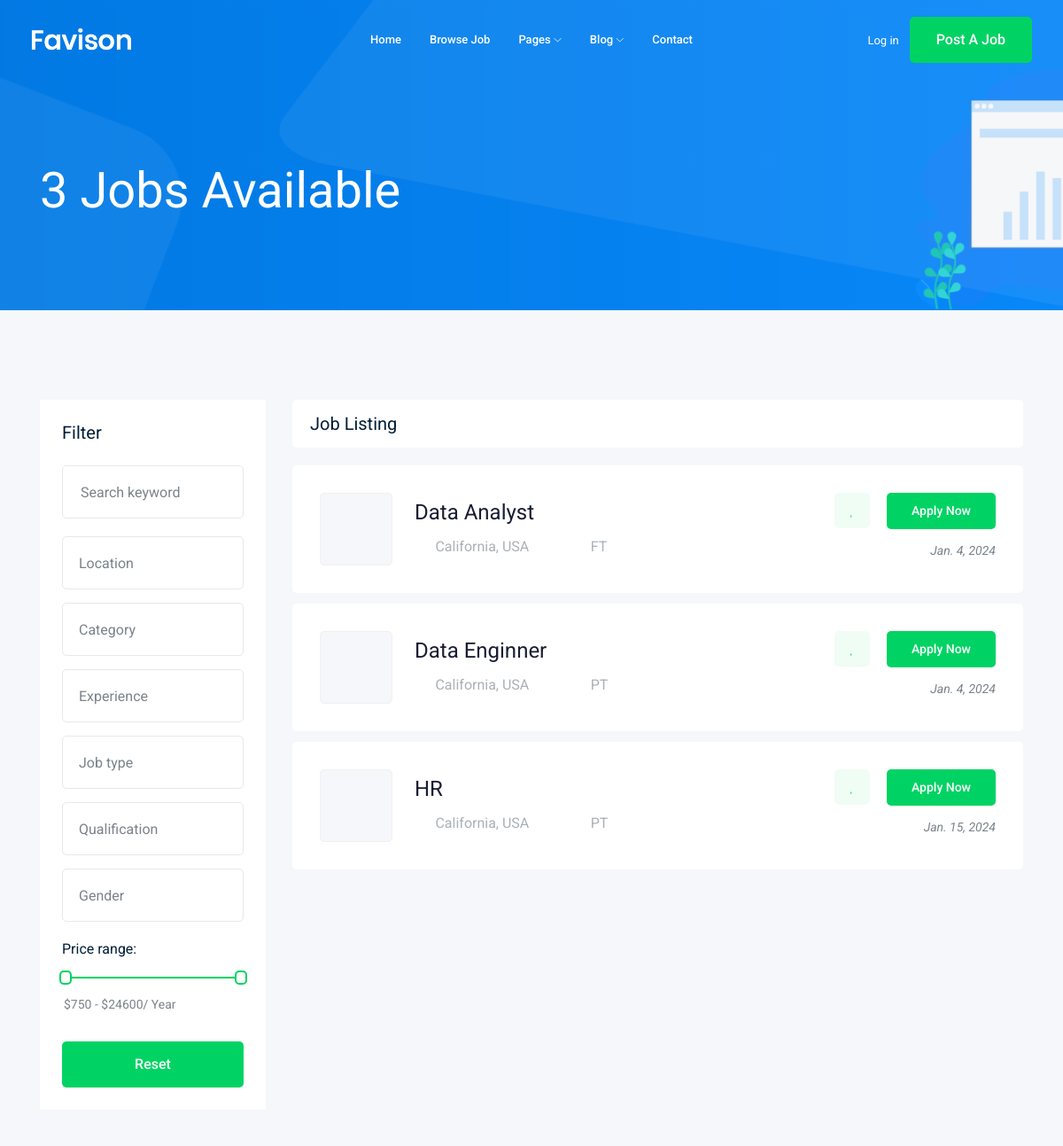
The page /jobs/?page=2 (upper part) on the database as committed earlier.
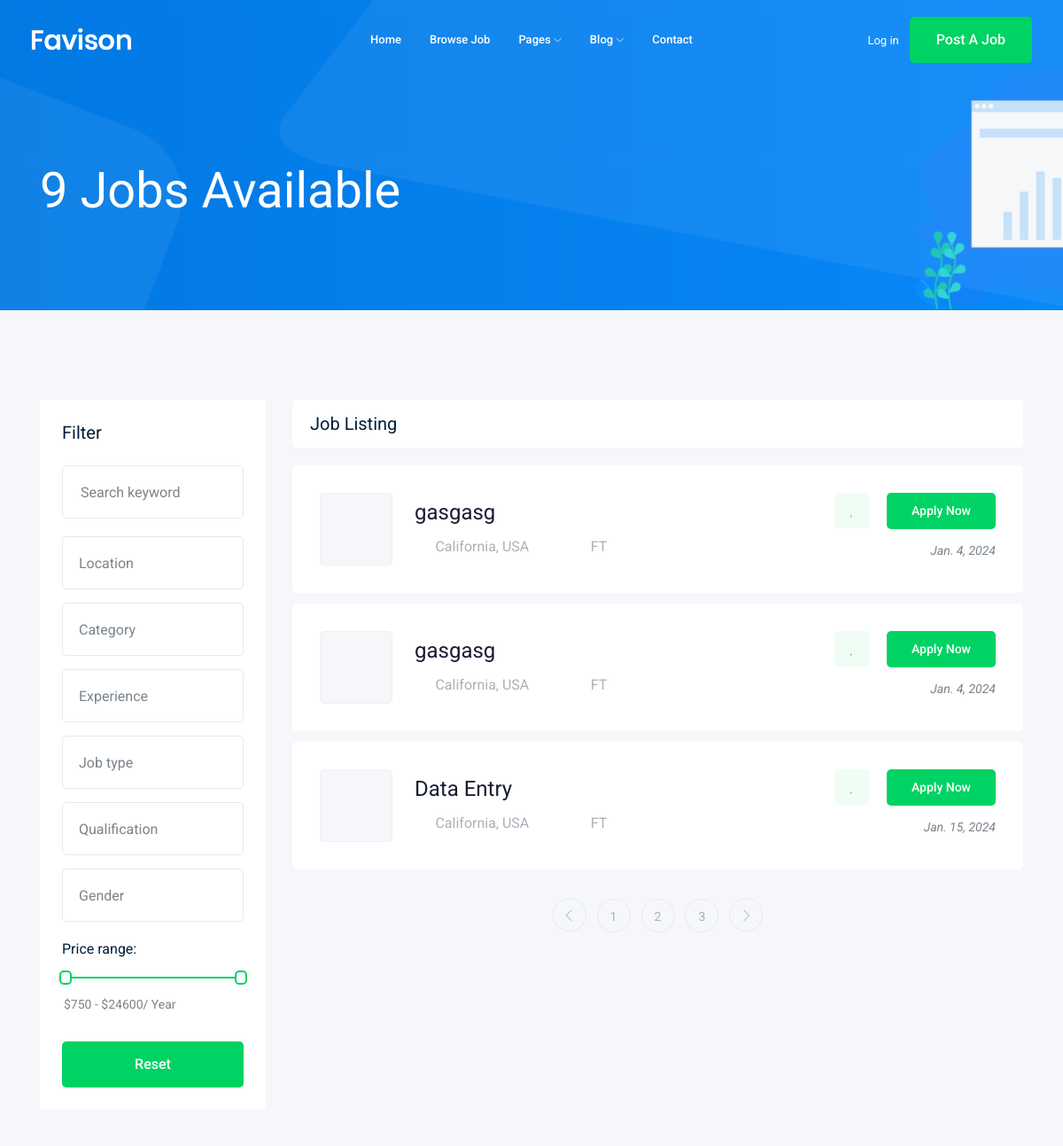
The same page on the database as committed later.
### job/models.py (models this page shows, shortened)
class Job(models.Model):
    JOB_TYPE_CHOICES = [
        ("FT", "Full-Time"),
        ("PT", "Part-Time")
    ]
    owner = models.ForeignKey(User, related_name="job_owner", on_delete=models.CASCADE)
    title = models.CharField(max_length=100)
    job_type = models.CharField(max_length=10, choices=JOB_TYPE_CHOICES)
    description = models.TextField(max_length=500)
    published_at = models.DateField()
    vacancy = models.IntegerField(default=1)
    salary = models.IntegerField(default=0)
    experience = models.IntegerField(default=1)
    category = models.ForeignKey("Category", on_delete=models.CASCADE)
    image = models.ImageField(upload_to=image_upload)
    slug = models.SlugField(blank=True, null=True)

### job/views.py (the view)
# urls.py: path('', views.job_list, name="job_list"),
def job_list(request):
    job_list = Job.objects.all()
    count = job_list.count()
    paginator = Paginator(job_list, 3)
    page_number = request.GET.get("page")
    page_obj = paginator.get_page(page_number)
    context = {"count":count, "page_obj":page_obj}
    return render(request, "job/job_list.html", context=context)

### job/templates/job/job_list.html (shortened to what this page needs)
{% extends "base.html" %}
{% block content %}
<div class="bradcam_area bradcam_bg_1">
    <div class="container">
        <div class="row">
            <div class="col-xl-12">
                <div class="bradcam_text">
                    <h3>{{count}} Jobs Available</h3>
                </div>
            </div>
        </div>
    </div>
</div>
<div class="job_listing_area plus_padding">
    <div class="container">
        <div class="row">
            <div class="col-lg-3">
                <div class="job_filter white-bg">
                    <div class="form_inner white-bg">
                        <h3>Filter</h3>
                        <form action="#">
                            <div class="row">
                                <div class="col-lg-12">
                                    <div class="single_field">
                                        <input type="text" placeholder="Search keyword">
                                    </div>
                                </div>
                                <div class="col-lg-12">
                                </div>
                                <div class="col-lg-12">
                                </div>
                                <div class="col-lg-12">
                                </div>
                                <div class="col-lg-12">
                                </div>
                                <div class="col-lg-12">
                                </div>
                                <div class="col-lg-12">
                                </div>
                            </div>
                        </form>
                    </div>
                    <div class="range_wrap">
                        <label for="amount">Price range:</label>
                        <div id="slider-range"></div>
                        <p>
                            <input type="text" id="amount" readonly style="border:0; color:#7A838B; font-size: 14px; font-weight:400;">
                        </p>
                    </div>
                    <div class="reset_btn">
                        <button  class="boxed-btn3 w-100" type="submit">Reset</button>
                    </div>
                </div>
            </div>
            <div class="col-lg-9">
                <div class="recent_joblist_wrap">
                    <div class="recent_joblist white-bg ">
                        <div class="row align-items-center">
                            <div class="col-md-6">
                                <h4>Job Listing</h4>
                            </div>
                        </div>
                    </div>
                </div>
                <div class="job_lists m-0">
                        <div class="row">
                            {% for job in page_obj%}
                                <div class="col-lg-12 col-md-12">
                                    <div class="single_jobs white-bg d-flex justify-content-between">
                                        <div class="jobs_left d-flex align-items-center">
                                            <div class="thumb">
                                            </div>
                                            <div class="jobs_conetent">
                                                <a href="{% url 'jobs:job_detail' job.slug %}"><h4>{{job.title}}</h4></a>
                                                <div class="links_locat d-flex align-items-center">
                                                    <div class="location">
                                                        <p> <i class="fa fa-map-marker"></i> California, USA</p>
                                                    </div>
                                                    <div class="location">
                                                        <p> <i class="fa fa-clock-o"></i>{{job.job_type}}</p>
                                                    </div>
                                                </div>
                                            </div>
                                        </div>
                                        <div class="jobs_right">
                                            <div class="apply_now">
                                                <a class="heart_mark" href="#"> <i class="fa fa-heart"></i> </a>
                                                <a href="{% url 'jobs:job_detail' job.slug %}" class="boxed-btn3">Apply Now</a>
                                            </div>
                                            <div class="date">
                                                <p>{{job.published_at}}</p>
                                            </div>
                                        </div>
                                    </div>
                                </div>
                            {% endfor %}
                        </div>
                    {% if page_obj.has_other_pages %}
                        <div class="row">
                            <div class="col-lg-12">
                                <div class="pagination_wrap">
                                    <ul>
                                        {% if page_obj.has_previous %}
                                        <li><a href="?page={{page_obj.previous_page_number}}"> <i class="ti-angle-left"></i> </a></li>
                                        {% endif %}
                                        {% for i in page_obj.paginator.page_range %}
                                        <li><a href="?page={{i}}"><span>{{i}}</span></a></li>
                                        {% endfor %}
                                        {% if page_obj.has_next %}
                                        <li><a href="?page={{page_obj.next_page_number}}"> <i class="ti-angle-right"></i> </a></li>
                                        {% endif %}
                                    </ul>
                                </div>
                            </div>
                        </div>
                    {% endif %}
                </div>
            </div>
        </div>
    </div>
</div>
{% endblock content %}

### templates/base.html (shortened to what this page needs)
{% load static %}
<!doctype html>
<html class="no-js" lang="zxx">
<head>
    <link rel="stylesheet" href="{% static 'css/bootstrap.min.css' %}">
    <link rel="stylesheet" href="{% static 'css/owl.carousel.min.css' %}">
    <link rel="stylesheet" href="{% static 'css/magnific-popup.css' %}">
    <link rel="stylesheet" href="{% static 'css/font-awesome.min.css' %}">
    <link rel="stylesheet" href="{% static 'css/themify-icons.css' %}">
    <link rel="stylesheet" href="{% static 'css/nice-select.css' %}">
    <link rel="stylesheet" href="{% static 'css/flaticon.css' %}">
    <link rel="stylesheet" href="{% static 'css/jquery-ui.css' %}">
    <link rel="stylesheet" href="{% static 'css/gijgo.css' %}">
    <link rel="stylesheet" href="{% static 'css/animate.min.css' %}">
    <link rel="stylesheet" href="{% static 'css/slicknav.css' %}">
    <link rel="stylesheet" href="{% static 'css/style.css' %}">
</head>
<body>
    <header>
        <div class="header-area ">
            <div id="sticky-header" class="main-header-area">
                <div class="container-fluid ">
                    <div class="header_bottom_border">
                        <div class="row align-items-center">
                            <div class="col-xl-3 col-lg-2">
                                <div class="logo">
                                    <a href="index.html">
                                        <img src="img/logo.png" alt="">
                                    </a>
                                </div>
                            </div>
                            <div class="col-xl-6 col-lg-7">
                                <div class="main-menu  d-none d-lg-block">
                                    <nav>
                                        <ul id="navigation">
                                            <li><a href="index.html">home</a></li>
                                            <li><a href="jobs.html">Browse Job</a></li>
                                            <li><a href="#">pages <i class="ti-angle-down"></i></a>
                                            </li>
                                            <li><a href="#">blog <i class="ti-angle-down"></i></a>
                                            </li>
                                            <li><a href="contact.html">Contact</a></li>
                                        </ul>
                                    </nav>
                                </div>
                            </div>
                            <div class="col-xl-3 col-lg-3 d-none d-lg-block">
                                <div class="Appointment">
                                    <div class="phone_num d-none d-xl-block">
                                        <a href="#">Log in</a>
                                    </div>
                                    <div class="d-none d-lg-block">
                                        <a class="boxed-btn3" href="job/apply">Post a Job</a>
                                    </div>
                                </div>
                            </div>
                            <div class="col-12">
                            </div>
                        </div>
                    </div>
                </div>
            </div>
        </div>
    </header>
    {% block content %}
    {% endblock content %}
</body>
</html>

Rows that differ between the two databases and show on the page:
no longer on this page (row unchanged): Job: title "Data Analyst", job_type "FT", published_at "Jan. 4, 2024"
no longer on this page (row unchanged): Job: title "Data Enginner", job_type "PT", published_at "Jan. 4, 2024"
no longer on this page (row unchanged): Job: title "HR", job_type "PT", published_at "Jan. 15, 2024"
added Job: title "gasgasg", job_type "FT", published_at "Jan. 4, 2024"
added Job: title "gasgasg", job_type "FT", published_at "Jan. 4, 2024"
added Job: title "Data Entry", job_type "FT", published_at "Jan. 15, 2024"
Other text that changed with them:
{{ count }}: "3" → "9"
new list line: "1"
new list line: "2"
new list line: "3"
